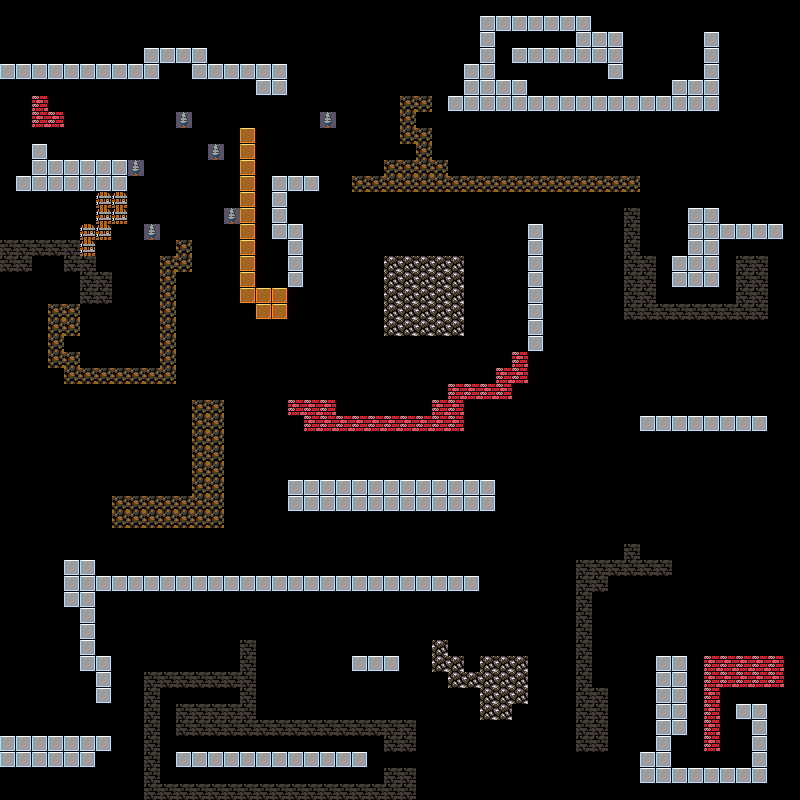

Below is a game level as drawn by its tile map, then a one-line description and the .tmx that defines it (tile-layer data replaced by summaries):
An orthogonal 50x50 tile map with 16x16 px tiles, 2 tile layers (blocked, destroyable) and 99 objects (91x mm).

<map version="1.0" orientation="orthogonal" renderorder="left-up" width="50" height="50" tilewidth="16" tileheight="16" nextobjectid="119">
 <tileset firstgid="1" name="simples_pimples" tilewidth="16" tileheight="16" tilecount="4000" columns="50">
  <image source="img/simples_pimples.png" width="800" height="1280" />
 </tileset>
 <layer name="blocked" width="50" height="50">
  <data>[2500 cells, 533 non-empty, 6 distinct tile ids]</data>
 </layer>
 <objectgroup name="money">
  <object id="11" name="mm" gid="3903" x="16" y="48" width="16" height="16" />
  <object id="14" name="mm" gid="3903" x="336" y="240" width="16" height="16" />
  <object id="17" name="mm" gid="3903" x="160" y="80" width="16" height="16" />
  <object id="20" name="mm" gid="3903" x="0" y="48" width="16" height="16" />
  <object id="21" name="mm" gid="3903" x="176" y="80" width="16" height="16" />
  <object id="22" name="mm" gid="3903" x="48" y="112" width="16" height="16" />
  <object id="23" name="mm" gid="3903" x="16" y="176" width="16" height="16" />
  <object id="24" name="mm" gid="3903" x="16" y="160" width="16" height="16" />
  <object id="25" name="mm" gid="3903" x="176" y="176" width="16" height="16" />
  <object id="26" name="mm" gid="3903" x="48" y="272" width="16" height="16" />
  <object id="27" name="mm" gid="3903" x="32" y="272" width="16" height="16" />
  <object id="28" name="mm" gid="3903" x="64" y="304" width="16" height="16" />
  <object id="29" name="mm" gid="3903" x="64" y="288" width="16" height="16" />
  <object id="30" name="mm" gid="3903" x="64" y="352" width="16" height="16" />
  <object id="31" name="mm" gid="3903" x="144" y="368" width="16" height="16" />
  <object id="32" name="mm" gid="3903" x="192" y="400" width="16" height="16" />
  <object id="33" name="mm" gid="3903" x="208" y="400" width="16" height="16" />
  <object id="34" name="mm" gid="3903" x="288" y="224" width="16" height="16" />
  <object id="35" name="mm" gid="3903" x="288" y="208" width="16" height="16" />
  <object id="36" name="mm" gid="3903" x="400" y="160" width="16" height="16" />
  <object id="37" name="mm" gid="3903" x="416" y="128" width="16" height="16" />
  <object id="38" name="mm" gid="3903" x="496" y="48" width="16" height="16" />
  <object id="39" name="mm" gid="3903" x="528" y="48" width="16" height="16" />
  <object id="40" name="mm" gid="3903" x="560" y="48" width="16" height="16" />
  <object id="41" name="mm" gid="3903" x="592" y="80" width="16" height="16" />
  <object id="42" name="mm" gid="3903" x="528" y="96" width="16" height="16" />
  <object id="43" name="mm" gid="3903" x="672" y="48" width="16" height="16" />
  <object id="44" name="mm" gid="3903" x="688" y="48" width="16" height="16" />
  <object id="45" name="mm" gid="3903" x="672" y="64" width="16" height="16" />
  <object id="46" name="mm" gid="3903" x="688" y="80" width="16" height="16" />
  <object id="47" name="mm" gid="3903" x="672" y="80" width="16" height="16" />
  <object id="48" name="mm" gid="3903" x="608" y="176" width="16" height="16" />
  <object id="49" name="mm" gid="3903" x="688" y="64" width="16" height="16" />
  <object id="50" name="mm" gid="3903" x="528" y="176" width="16" height="16" />
  <object id="51" name="mm" gid="3903" x="416" y="208" width="16" height="16" />
  <object id="52" name="mm" gid="3903" x="432" y="208" width="16" height="16" />
  <object id="53" name="mm" gid="3903" x="432" y="256" width="16" height="16" />
  <object id="54" name="mm" gid="3903" x="416" y="256" width="16" height="16" />
  <object id="55" name="mm" gid="3903" x="640" y="224" width="16" height="16" />
  <object id="56" name="mm" gid="3903" x="720" y="224" width="16" height="16" />
  <object id="57" name="mm" gid="3903" x="736" y="224" width="16" height="16" />
  <object id="58" name="mm" gid="3903" x="720" y="256" width="16" height="16" />
  <object id="59" name="mm" gid="3903" x="688" y="304" width="16" height="16" />
  <object id="60" name="mm" gid="3903" x="672" y="256" width="16" height="16" />
  <object id="61" name="mm" gid="3903" x="752" y="416" width="16" height="16" />
  <object id="62" name="mm" gid="3903" x="704" y="416" width="16" height="16" />
  <object id="63" name="mm" gid="3903" x="496" y="432" width="16" height="16" />
  <object id="64" name="mm" gid="3903" x="656" y="416" width="16" height="16" />
  <object id="65" name="mm" gid="3903" x="480" y="416" width="16" height="16" />
  <object id="66" name="mm" gid="3903" x="464" y="432" width="16" height="16" />
  <object id="67" name="mm" gid="3903" x="464" y="416" width="16" height="16" />
  <object id="68" name="mm" gid="3903" x="496" y="416" width="16" height="16" />
  <object id="69" name="mm" gid="3903" x="480" y="432" width="16" height="16" />
  <object id="70" name="mm" gid="3903" x="352" y="416" width="16" height="16" />
  <object id="71" name="mm" gid="3903" x="336" y="416" width="16" height="16" />
  <object id="72" name="mm" gid="3903" x="368" y="416" width="16" height="16" />
  <object id="73" name="mm" gid="3903" x="448" y="384" width="16" height="16" />
  <object id="74" name="mm" gid="3903" x="464" y="384" width="16" height="16" />
  <object id="75" name="mm" gid="3903" x="480" y="384" width="16" height="16" />
  <object id="76" name="mm" gid="3903" x="176" y="496" width="16" height="16" />
  <object id="77" name="mm" gid="3903" x="64" y="624" width="16" height="16" />
  <object id="78" name="mm" gid="3903" x="96" y="640" width="16" height="16" />
  <object id="79" name="mm" gid="3903" x="96" y="656" width="16" height="16" />
  <object id="80" name="mm" gid="3903" x="0" y="784" width="16" height="16" />
  <object id="81" name="mm" gid="3903" x="16" y="784" width="16" height="16" />
  <object id="82" name="mm" gid="3903" x="0" y="800" width="16" height="16" />
  <object id="83" name="mm" gid="3903" x="16" y="800" width="16" height="16" />
  <object id="84" name="mm" gid="3903" x="192" y="704" width="16" height="16" />
  <object id="85" name="mm" gid="3903" x="208" y="704" width="16" height="16" />
  <object id="86" name="mm" gid="3903" x="224" y="704" width="16" height="16" />
  <object id="87" name="mm" gid="3903" x="224" y="752" width="16" height="16" />
  <object id="88" name="mm" gid="3903" x="192" y="784" width="16" height="16" />
  <object id="89" name="mm" gid="3903" x="304" y="784" width="16" height="16" />
  <object id="90" name="mm" gid="3903" x="272" y="704" width="16" height="16" />
  <object id="91" name="mm" gid="3903" x="288" y="688" width="16" height="16" />
  <object id="92" name="mm" gid="3903" x="272" y="688" width="16" height="16" />
  <object id="93" name="mm" gid="3903" x="288" y="704" width="16" height="16" />
  <object id="94" name="mm" gid="3903" x="512" y="720" width="16" height="16" />
  <object id="95" name="mm" gid="3903" x="464" y="672" width="16" height="16" />
  <object id="96" name="mm" gid="3903" x="464" y="656" width="16" height="16" />
  <object id="97" name="mm" gid="3903" x="448" y="656" width="16" height="16" />
  <object id="98" name="mm" gid="3903" x="592" y="688" width="16" height="16" />
  <object id="99" name="mm" gid="3903" x="592" y="608" width="16" height="16" />
  <object id="100" name="mm" gid="3903" x="592" y="624" width="16" height="16" />
  <object id="101" name="mm" gid="3903" x="592" y="640" width="16" height="16" />
  <object id="102" name="mm" gid="3903" x="592" y="656" width="16" height="16" />
  <object id="103" name="mm" gid="3903" x="592" y="672" width="16" height="16" />
  <object id="104" name="mm" gid="3903" x="672" y="752" width="16" height="16" />
  <object id="105" name="mm" gid="3903" x="672" y="768" width="16" height="16" />
  </objectgroup>
 <layer name="destroyable" width="50" height="50">
  <data>[2500 cells, 13 non-empty, 2 distinct tile ids]</data>
 </layer>
 <objectgroup name="obstacles">
  <!-- 8 objects omitted --></objectgroup>
</map>
<!-- 10 of 99 objects omitted -->
